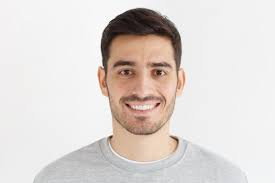
#> input picture data/test.jpeg, 275 x 183 px, found by its file name
$ jupyter execute --allow-errors d.ipynb
#> lines starting #> are read from the running program, lines starting #| are printed output that depends on the picture
[cell 1]
import dlib
import cv2
import numpy as np
import matplotlib.pyplot as plt

[cell 2]
img = cv2.imread(r"/workspaces/codespaces-jupyter-test/data/test.jpeg")
#> img is the input picture: shape (183, 275, 3); mean B, G, R 211.9, 215.7, 222.8

[cell 3]
gray = cv2.cvtColor(img, cv2.COLOR_BGR2GRAY) # convert to grayscale detector = dlib.get_frontal_face_detector()
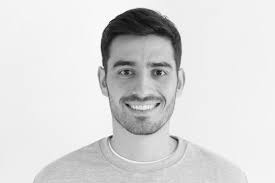
#> gray: shape (183, 275); min 11, max 255, mean 217.4
#> (the rest of this cell did not finish here and is left out)

[cell 4]
def shape_to_np(shape, dtype="int"):
    coords = np.zeros((68, 2), dtype=dtype)
    for i in range(0, 68):
        coords[i] = (shape.part(i).x, shape.part(i).y)
    return coords
#> (the rest of this cell did not finish here and is left out)

[cell 5]
def eye_on_mask(mask, side):
    points = [shape[i] for i in side]
    points = np.array(points, dtype=np.int32)
    mask = cv2.fillConvexPoly(mask, points, 255)
    return mask
left = [36, 37, 38, 39, 40, 41] # keypoint indices for left eye
right = [42, 43, 44, 45, 46, 47] # keypoint indices for right eye
mask = np.zeros(img.shape[:2], dtype=np.uint8)
#> (the rest of this cell did not finish here and is left out)

[cell 6]
kernel = np.ones((9, 9), np.uint8)
mask = cv2.dilate(mask, kernel, 5)
eyes = cv2.bitwise_and(img, img, mask=mask)
#> eyes: shape (183, 275, 3); every value is 0
mask = (eyes == [0, 0, 0]).all(axis=2)
#> mask: shape (183, 275) bool; every value is 1
eyes[mask] = [255, 255, 255]
#> eyes: shape (183, 275, 3); every value is 255
eyes_gray = cv2.cvtColor(eyes, cv2.COLOR_BGR2GRAY)
#> eyes_gray: shape (183, 275); every value is 255
